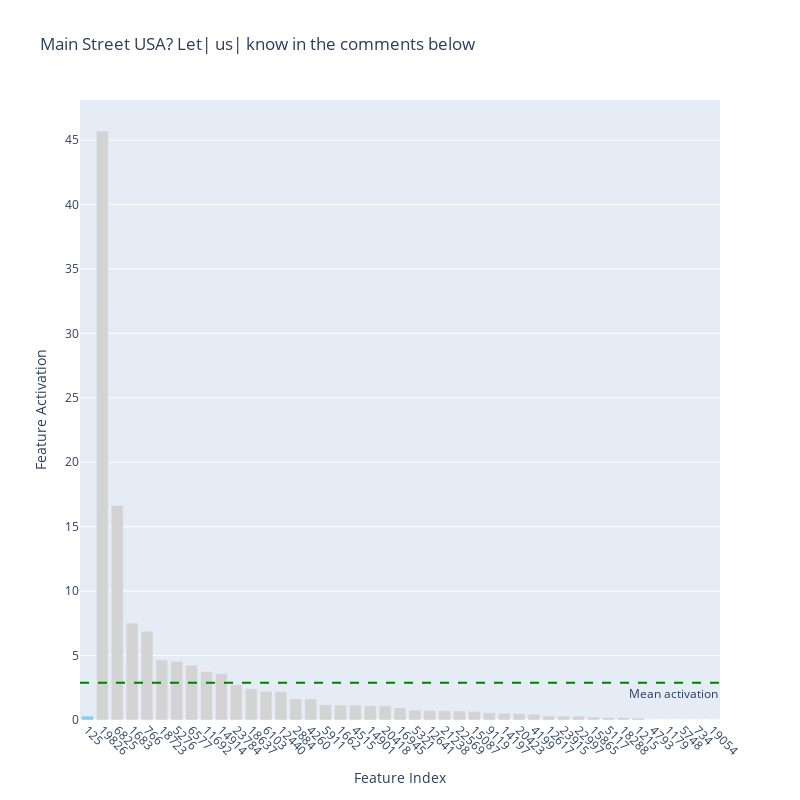
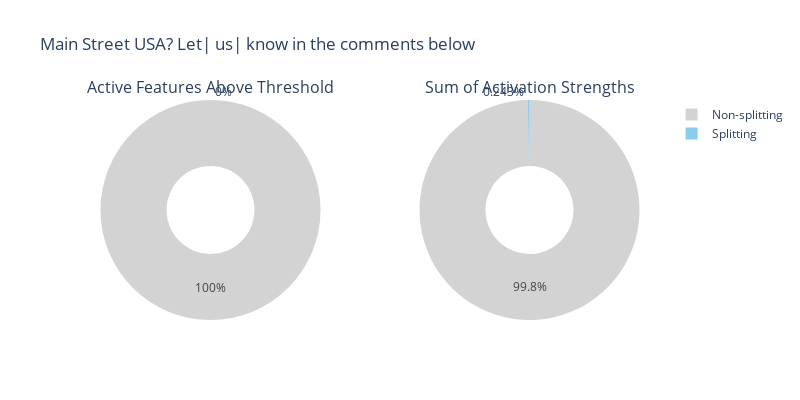

The notebook cell saved with these charts, in order:
### Code cell
# After creating the PCA plot and identifying interesting points
interesting_point_ids = [0]  # Replace with actual IDs of interest
analyze_specific_points(
    results,
    fs_splitting_nodes,
    fs_splitting_cluster,
    activation_threshold,
    node_df,
    results_path,
    pca_df,
    interesting_point_ids,
    save_figs=True,
    pca_path=pca_path,
)

### Figure 1 — Plotly figure (JSON) as saved in the notebook; plotly's stock layout.template omitted (floating-point values rounded to 4 significant figures)
{"data": [{"customdata": [[125, 5], [13860, 2], [5937, 1], [1586, 1], [737, 1], [15133, 1], [4694, 1], [3419, 11], [9822, 1], [12288, 1], [18792, 1], [15064, 1], [5354, 1], [657, 17], [2662, 1], [3841, 1], [5196, 1], [1567, 1], [4054, 1], [12280, 1], [9838, 3], [13814, 1], [4729, 1], [10558, 1], [16952, 1], [17910, 1], [12412, 1], [7829, 1], [11749, 1], [16362, 1], [3790, 1], [10537, 1], [18878, 1], [3264, 12], [12989, 1], [4558, 1], [14797, 1], [1157, 1], [4288, 1], [null, null], [null, null], [null, null], [null, null]], "hovertemplate": "Feature Index: %{x}<br>Activation: %{y:.4f}<br>Subgraph ID: %{customdata[0]}<br>Subgraph Size: %{customdata[1]}<extra></extra>", "marker": {"color": ["rgb(136, 204, 238)", "lightgrey", "lightgrey", "lightgrey", "lightgrey", "lightgrey", "lightgrey", "lightgrey", "lightgrey", "lightgrey", "lightgrey", "lightgrey", "lightgrey", "lightgrey", "lightgrey", "lightgrey", "lightgrey", "lightgrey", "lightgrey", "lightgrey", "lightgrey", "lightgrey", "lightgrey", "lightgrey", "lightgrey", "lightgrey", "lightgrey", "lightgrey", "lightgrey", "lightgrey", "lightgrey", "lightgrey", "lightgrey", "lightgrey", "lightgrey", "lightgrey", "lightgrey", "lightgrey", "lightgrey", "lightgrey", "lightgrey", "lightgrey", "lightgrey"]}, "type": "bar", "x": ["125", "19826", "6825", "1683", "766", "18723", "5276", "6577", "11692", "14914", "23784", "18637", "6103", "12440", "2884", "4260", "5911", "1662", "4515", "14901", "20418", "16945", "5321", "12641", "21238", "22569", "15087", "9119", "14197", "20423", "4199", "12617", "23915", "22997", "15865", "5117", "18288", "1215", "4793", "1179", "5748", "734", "19054"], "y": [0.3027, 45.71, 16.64, 7.52, 6.889, 4.658, 4.555, 4.253, 3.763, 3.589, 2.735, 2.426, 2.214, 2.212, 1.641, 1.636, 1.182, 1.163, 1.159, 1.108, 1.1, 0.9446, 0.7674, 0.7324, 0.7182, 0.6971, 0.6672, 0.5579, 0.5227, 0.5045, 0.4405, 0.3233, 0.3009, 0.2971, 0.2356, 0.1851, 0.183, 0.16, 0.00286, 0, 0, 0, 0]}], "layout": {"annotations": [{"showarrow": false, "text": "Mean activation", "x": 1, "xanchor": "right", "xref": "x domain", "y": 2.9, "yanchor": "top", "yref": "y"}], "bargap": 0.2, "height": 800, "shapes": [{"line": {"color": "green", "dash": "dash"}, "type": "line", "x0": 0, "x1": 1, "xref": "x domain", "y0": 2.9, "y1": 2.9, "yref": "y"}], "showlegend": false, "title": {"text": " Main Street USA? Let| us| know in the comments below"}, "width": 800, "xaxis": {"tickangle": 45, "tickmode": "array", "ticktext": ["125", "19826", "6825", "1683", "766", "18723", "5276", "6577", "11692", "14914", "23784", "18637", "6103", "12440", "2884", "4260", "5911", "1662", "4515", "14901", "20418", "16945", "5321", "12641", "21238", "22569", "15087", "9119", "14197", "20423", "4199", "12617", "23915", "22997", "15865", "5117", "18288", "1215", "4793", "1179", "5748", "734", "19054"], "tickvals": ["125", "19826", "6825", "1683", "766", "18723", "5276", "6577", "11692", "14914", "23784", "18637", "6103", "12440", "2884", "4260", "5911", "1662", "4515", "14901", "20418", "16945", "5321", "12641", "21238", "22569", "15087", "9119", "14197", "20423", "4199", "12617", "23915", "22997", "15865", "5117", "18288", "1215", "4793", "1179", "5748", "734", "19054"], "title": {"text": "Feature Index"}, "type": "category"}, "yaxis": {"title": {"text": "Feature Activation"}}}}

### Figure 2 — Plotly figure (JSON) as saved in the notebook; plotly's stock layout.template omitted (floating-point values rounded to 4 significant figures)
{"data": [{"domain": {"x": [0, 0.45], "y": [0, 1]}, "hole": 0.4, "hoverinfo": "label+percent+value", "labels": ["Splitting", "Non-splitting"], "marker": {"colors": ["rgb(136, 204, 238)", "lightgrey"]}, "type": "pie", "values": [0, 15]}, {"domain": {"x": [0.55, 1], "y": [0, 1]}, "hole": 0.4, "hoverinfo": "label+percent+value", "labels": ["Splitting", "Non-splitting"], "marker": {"colors": ["rgb(136, 204, 238)", "lightgrey"]}, "type": "pie", "values": [0.3027, 124.4]}], "layout": {"annotations": [{"font": {"size": 16}, "showarrow": false, "text": "Active Features Above Threshold", "x": 0.225, "xanchor": "center", "xref": "paper", "y": 1, "yanchor": "bottom", "yref": "paper"}, {"font": {"size": 16}, "showarrow": false, "text": "Sum of Activation Strengths", "x": 0.775, "xanchor": "center", "xref": "paper", "y": 1, "yanchor": "bottom", "yref": "paper"}], "height": 400, "title": {"text": " Main Street USA? Let| us| know in the comments below"}, "width": 800}}
